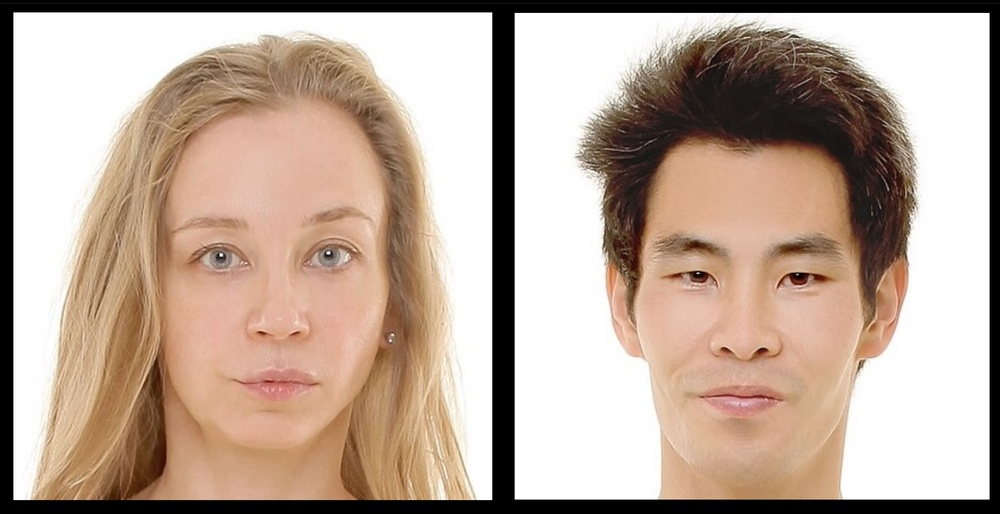
#> input picture 1/Human_faces.jpg, 1000 x 514 px, shrunk from 2015 x 1035 before the run
$ python app.py
#> lines starting #> are read from the running program, lines starting #| are printed output that depends on the picture; after the words box and inside, x2 and y2 are one past the last pixel; in counts of white or black regions, pixels touching at a corner belong together
import cv2
import numpy as np
import os
import signal

def signal_handler(signal, frame):
    cv2.destroyAllWindows()
    exit(0)

def main():
    # Load the pre-trained Haar Cascades for face and eye detection
    face_cascade = cv2.CascadeClassifier(cv2.data.haarcascades + 'haarcascade_frontalface_default.xml')
    eye_cascade = cv2.CascadeClassifier(cv2.data.haarcascades + 'haarcascade_eye.xml')

    # Get the full path to the image
    current_dir = os.path.dirname(os.path.abspath(__file__))
    image_path = os.path.join(current_dir, 'Human_faces.jpg')

    # Load the image
    image = cv2.imread(image_path)
#> image is the input picture: shape (514, 1000, 3); mean B, G, R 153.7, 168.2, 188.8
    if image is None:
        print('Failed to load the image:', image_path)
        exit()

    # Convert the image to grayscale
    gray = cv2.cvtColor(image, cv2.COLOR_BGR2GRAY)
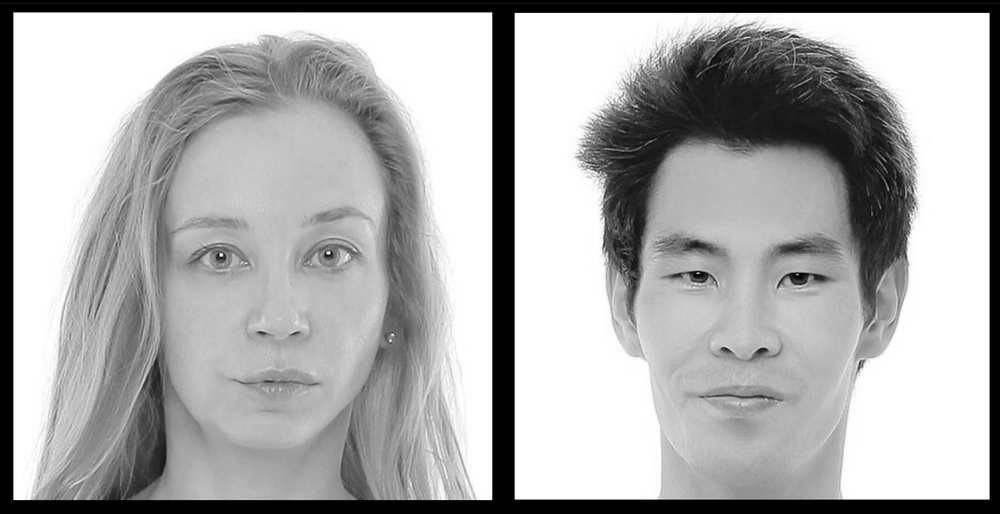
#> gray: shape (514, 1000); min 0, max 255, mean 172.7

    # Detect faces in the image
    faces = face_cascade.detectMultiScale(gray, 1.3, 5)
#> faces = [[112, 132, 323, 323], [601, 149, 300, 300]]

    for (x, y, w, h) in faces:
        # Draw a rectangle around the face
        cv2.rectangle(image, (x, y), (x+w, y+h), (255, 0, 0), 2)

        roi_gray = gray[y:y+h, x:x+w]
        roi_color = image[y:y+h, x:x+w]

        # Detect eyes within the face region
        eyes = eye_cascade.detectMultiScale(roi_gray)
        for (ex, ey, ew, eh) in eyes:
            # Draw a rectangle around the eyes
            cv2.rectangle(roi_color, (ex, ey), (ex+ew, ey+eh), (0, 255, 0), 2)

        # Display the result
        cv2.imshow('Facial Feature Art', image)
        signal.signal(signal.SIGINT, signal_handler)  # Register the signal handler for Ctrl+C
        cv2.waitKey(1)
#> this loop made 2 passes
#> (x, y, w, h, eyes) on passes 1 to 2: (112, 132, 323, 323, [[182, 90, 66, 66], [71, 92, 68, 68], [115, 204, 93, 93]]), (601, 149, 300, 300, [[162, 97, 65, 65], [61, 93, 68, 68]])
#> pass 1, in main, `roi_gray = gray[y:y+h, x:x+w]`:
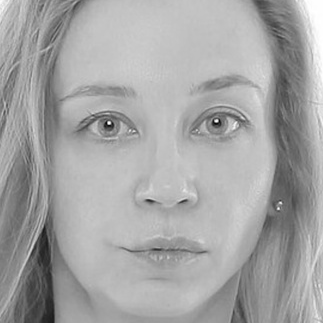
#> roi_gray: shape (323, 323); min 6, max 255, mean 164.3
#> pass 1, in main, `roi_color = image[y:y+h, x:x+w]`:
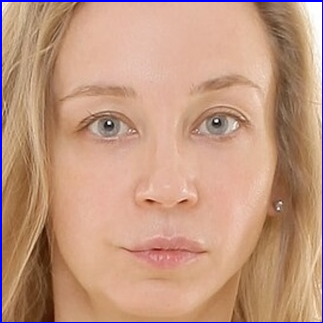
#> roi_color: shape (323, 323, 3); mean B, G, R 128.5, 151.6, 194
#> pass 1, in main, `cv2.imshow('Facial Feature Art', image)`:
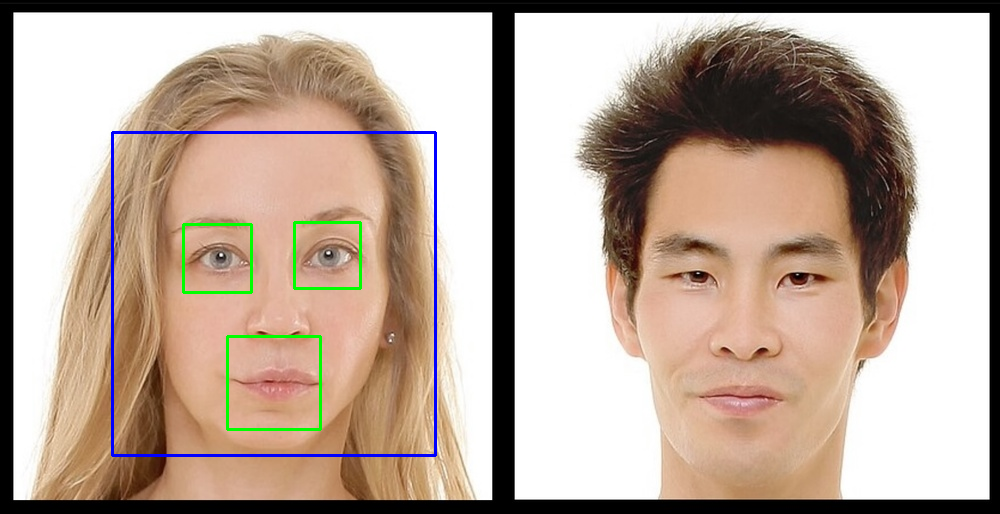
#> window 'Facial Feature Art': shape (514, 1000, 3); mean B, G, R 153.8, 167.4, 186.2
#> pass 2, in main, `roi_gray = gray[y:y+h, x:x+w]`:
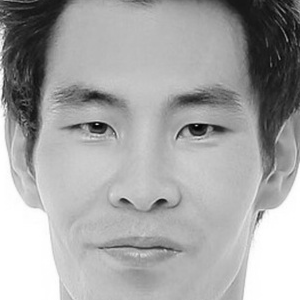
#> roi_gray: shape (300, 300); min 2, max 255, mean 165.9
#> after the loop:
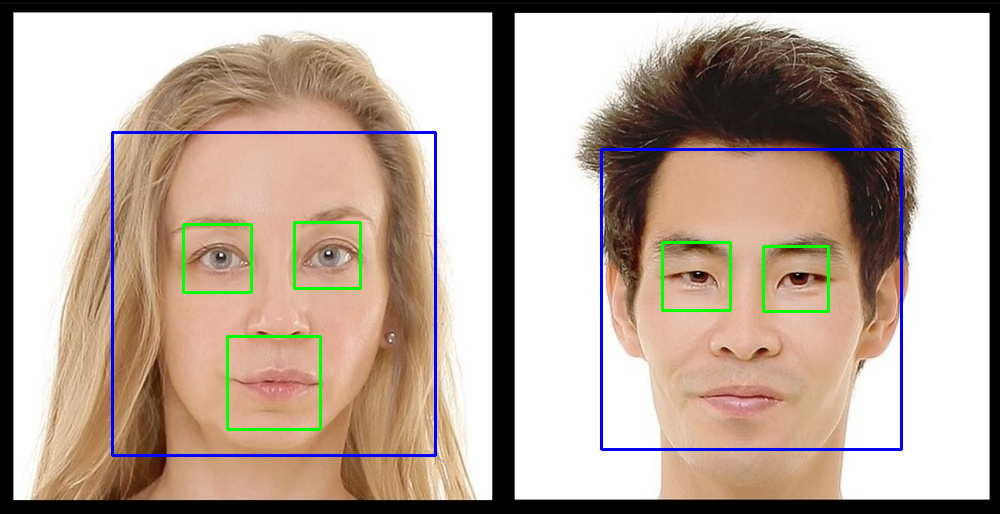
#> image: shape (514, 1000, 3); 2.29% of pixels changed, all inside (x1, y1, x2, y2) = (111, 131, 903, 457)
#> after the loop:
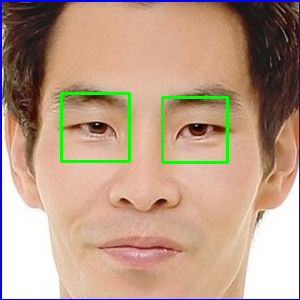
#> roi_color: shape (300, 300, 3); mean B, G, R 136.3, 156.4, 185.9

    cv2.waitKey(0)
    cv2.destroyAllWindows()

if __name__ == "__main__":
    main()
